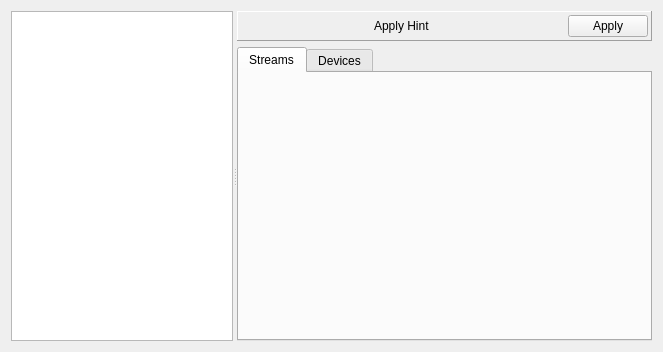
<?xml version="1.0" encoding="UTF-8"?>
<ui version="4.0">
 <class>PortsWindow</class>
 <widget class="QWidget" name="PortsWindow">
  <property name="geometry">
   <rect>
    <x>0</x>
    <y>0</y>
    <width>663</width>
    <height>352</height>
   </rect>
  </property>
  <property name="windowTitle">
   <string>Form</string>
  </property>
  <layout class="QGridLayout">
   <item row="0" column="0">
    <widget class="QSplitter" name="splitter">
     <property name="orientation">
      <enum>Qt::Horizontal</enum>
     </property>
     <property name="childrenCollapsible">
      <bool>false</bool>
     </property>
     <widget class="XTreeView" name="tvPortList">
      <property name="sizePolicy">
       <sizepolicy hsizetype="Expanding" vsizetype="Expanding">
        <horstretch>1</horstretch>
        <verstretch>0</verstretch>
       </sizepolicy>
      </property>
      <property name="contextMenuPolicy">
       <enum>Qt::ActionsContextMenu</enum>
      </property>
      <property name="selectionMode">
       <enum>QAbstractItemView::SingleSelection</enum>
      </property>
     </widget>
     <widget class="QStackedWidget" name="swDetail">
      <property name="sizePolicy">
       <sizepolicy hsizetype="Preferred" vsizetype="Preferred">
        <horstretch>1</horstretch>
        <verstretch>0</verstretch>
       </sizepolicy>
      </property>
      <property name="currentIndex">
       <number>2</number>
      </property>
      <widget class="QWidget" name="blankPage">
       <layout class="QVBoxLayout" name="verticalLayout">
        <item>
         <widget class="QLabel" name="label">
          <property name="text">
           <string>&lt;p style=&quot;font-size:15pt; font-weight:600;&quot;&gt;Welcome to Riff&lt;/p&gt;
&lt;p&gt;Build packets and send them from your network ports in three steps:&lt;/p&gt;
&lt;table cellspacing=&quot;6&quot;&gt;
&lt;tr&gt;&lt;td&gt;&lt;b&gt;1&lt;/b&gt;&lt;/td&gt;&lt;td&gt;&lt;b&gt;Pick a port&lt;/b&gt; &amp;mdash; select the port to send from in the list on the left. Ports marked &lt;img src=&quot;:/icons/bullet_green.png&quot;/&gt; are up. (Double-click a port group to show or hide its ports.)&lt;/td&gt;&lt;/tr&gt;
&lt;tr&gt;&lt;td&gt;&lt;b&gt;2&lt;/b&gt;&lt;/td&gt;&lt;td&gt;&lt;b&gt;Create a stream&lt;/b&gt; &amp;mdash; a stream is a packet (or a series of packets). Right-click the stream list and choose &lt;i&gt;New Stream&lt;/i&gt; to set protocols field by field, or &lt;i&gt;New Stream from Hex&lt;/i&gt; to type the bytes directly.&lt;/td&gt;&lt;/tr&gt;
&lt;tr&gt;&lt;td&gt;&lt;b&gt;3&lt;/b&gt;&lt;/td&gt;&lt;td&gt;&lt;b&gt;Send&lt;/b&gt; &amp;mdash; select the port's column in &lt;i&gt;Port Statistics&lt;/i&gt; below and press the &lt;i&gt;Transmit&lt;/i&gt; start button. Sent and received counters update live.&lt;/td&gt;&lt;/tr&gt;
&lt;/table&gt;
&lt;hr/&gt;
&lt;p&gt;Don't see the port you want? Make sure Npcap is installed, and try running Riff as Administrator.&lt;/p&gt;
&lt;p style=&quot;color:gray;&quot;&gt;Riff is made by &lt;a href=&quot;https://uaj-studio.com&quot;&gt;UAJ-Studio&lt;/a&gt; &amp;mdash; free and open source. If it helps your work, you can &lt;a href=&quot;https://github.com/sponsors/UAJ-Studio&quot;&gt;support it on GitHub Sponsors&lt;/a&gt;.&lt;/p&gt;</string>
          </property>
          <property name="alignment">
           <set>Qt::AlignLeading|Qt::AlignLeft|Qt::AlignTop</set>
          </property>
          <property name="wordWrap">
           <bool>true</bool>
          </property>
          <property name="openExternalLinks">
           <bool>true</bool>
          </property>
         </widget>
        </item>
        <item>
         <spacer name="verticalSpacer">
          <property name="orientation">
           <enum>Qt::Vertical</enum>
          </property>
          <property name="sizeHint" stdset="0">
           <size>
            <width>20</width>
            <height>40</height>
           </size>
          </property>
         </spacer>
        </item>
       </layout>
      </widget>
      <widget class="QWidget" name="portGroupDetail">
       <layout class="QVBoxLayout" name="verticalLayout_2">
        <item>
         <widget class="QLabel" name="label_5">
          <property name="text">
           <string>&lt;p&gt;You have selected a port group in the port list on the left.&lt;/p&gt;
&lt;p&gt;You can transmit packets on any of the ports within the port group.&lt;/p&gt;
&lt;p&gt;Make sure the port group has a &lt;img src=&quot;:/icons/bullet_green.png&quot;/&gt; next to it and then double click the port group to show or hide the ports in the port group.&lt;/p&gt;
&lt;p&gt;To generate packets, you need to create and configure packet streams. A stream is a sequence of one or more packets.&lt;/p&gt;
&lt;p&gt;To create a stream, select the port on which you want to send packets. &lt;/p&gt;
&lt;hr/&gt;
&lt;p&gt;Don't see the port that you want (or any ports at all) inside the port group? &lt;a href=&quot;https://jump.ostinato.org/noports&quot;&gt;Get Help!&lt;/a&gt;&lt;/p&gt;</string>
          </property>
          <property name="alignment">
           <set>Qt::AlignLeading|Qt::AlignLeft|Qt::AlignTop</set>
          </property>
          <property name="wordWrap">
           <bool>true</bool>
          </property>
          <property name="openExternalLinks">
           <bool>true</bool>
          </property>
         </widget>
        </item>
        <item>
         <spacer name="verticalSpacer_2">
          <property name="orientation">
           <enum>Qt::Vertical</enum>
          </property>
          <property name="sizeHint" stdset="0">
           <size>
            <width>20</width>
            <height>177</height>
           </size>
          </property>
         </spacer>
        </item>
       </layout>
      </widget>
      <widget class="QWidget" name="portDetail">
       <layout class="QVBoxLayout">
        <property name="leftMargin">
         <number>0</number>
        </property>
        <property name="topMargin">
         <number>0</number>
        </property>
        <property name="rightMargin">
         <number>0</number>
        </property>
        <property name="bottomMargin">
         <number>0</number>
        </property>
        <item>
         <widget class="QFrame" name="frame">
          <property name="frameShape">
           <enum>QFrame::Panel</enum>
          </property>
          <property name="frameShadow">
           <enum>QFrame::Raised</enum>
          </property>
          <layout class="QHBoxLayout">
           <property name="leftMargin">
            <number>3</number>
           </property>
           <property name="topMargin">
            <number>3</number>
           </property>
           <property name="rightMargin">
            <number>3</number>
           </property>
           <property name="bottomMargin">
            <number>3</number>
           </property>
           <item>
            <spacer>
             <property name="orientation">
              <enum>Qt::Horizontal</enum>
             </property>
             <property name="sizeHint" stdset="0">
              <size>
               <width>40</width>
               <height>20</height>
              </size>
             </property>
            </spacer>
           </item>
           <item>
            <widget class="QLabel" name="applyHint">
             <property name="text">
              <string>Apply Hint</string>
             </property>
            </widget>
           </item>
           <item>
            <spacer name="horizontalSpacer">
             <property name="orientation">
              <enum>Qt::Horizontal</enum>
             </property>
             <property name="sizeHint" stdset="0">
              <size>
               <width>40</width>
               <height>20</height>
              </size>
             </property>
            </spacer>
           </item>
           <item>
            <widget class="QPushButton" name="pbApply">
             <property name="text">
              <string>Apply</string>
             </property>
            </widget>
           </item>
          </layout>
         </widget>
        </item>
        <item>
         <widget class="QTabWidget" name="portConfig">
          <property name="currentIndex">
           <number>0</number>
          </property>
          <widget class="QWidget" name="streamsTab">
           <attribute name="title">
            <string>Streams</string>
           </attribute>
           <layout class="QVBoxLayout">
            <item>
             <widget class="PortWidget" name="portWidget" native="true"/>
            </item>
            <item>
             <widget class="StreamsWidget" name="streamsWidget" native="true"/>
            </item>
           </layout>
          </widget>
          <widget class="QWidget" name="devicesTab">
           <attribute name="title">
            <string>Devices</string>
           </attribute>
           <layout class="QVBoxLayout">
            <item>
             <widget class="DevicesWidget" name="devicesWidget" native="true"/>
            </item>
           </layout>
          </widget>
         </widget>
        </item>
       </layout>
      </widget>
     </widget>
    </widget>
   </item>
  </layout>
  <action name="actionNew_Port_Group">
   <property name="icon">
    <iconset resource="ostinato.qrc">
     <normaloff>:/icons/portgroup_add.png</normaloff>:/icons/portgroup_add.png</iconset>
   </property>
   <property name="text">
    <string>New Port Group</string>
   </property>
  </action>
  <action name="actionDelete_Port_Group">
   <property name="icon">
    <iconset resource="ostinato.qrc">
     <normaloff>:/icons/portgroup_delete.png</normaloff>:/icons/portgroup_delete.png</iconset>
   </property>
   <property name="text">
    <string>Delete Port Group</string>
   </property>
  </action>
  <action name="actionConnect_Port_Group">
   <property name="icon">
    <iconset resource="ostinato.qrc">
     <normaloff>:/icons/portgroup_connect.png</normaloff>:/icons/portgroup_connect.png</iconset>
   </property>
   <property name="text">
    <string>Connect Port Group</string>
   </property>
  </action>
  <action name="actionDisconnect_Port_Group">
   <property name="icon">
    <iconset resource="ostinato.qrc">
     <normaloff>:/icons/portgroup_disconnect.png</normaloff>:/icons/portgroup_disconnect.png</iconset>
   </property>
   <property name="text">
    <string>Disconnect Port Group</string>
   </property>
  </action>
  <action name="actionExclusive_Control">
   <property name="checkable">
    <bool>true</bool>
   </property>
   <property name="text">
    <string>Exclusive Port Control (EXPERIMENTAL)</string>
   </property>
  </action>
  <action name="actionPort_Configuration">
   <property name="text">
    <string>Port Configuration ...</string>
   </property>
  </action>
 </widget>
 <customwidgets>
  <customwidget>
   <class>DevicesWidget</class>
   <extends>QWidget</extends>
   <header>deviceswidget.h</header>
   <container>1</container>
  </customwidget>
  <customwidget>
   <class>XTreeView</class>
   <extends>QTreeView</extends>
   <header>xtreeview.h</header>
  </customwidget>
  <customwidget>
   <class>StreamsWidget</class>
   <extends>QWidget</extends>
   <header>streamswidget.h</header>
   <container>1</container>
  </customwidget>
  <customwidget>
   <class>PortWidget</class>
   <extends>QWidget</extends>
   <header>portwidget.h</header>
   <container>1</container>
  </customwidget>
 </customwidgets>
 <resources>
  <include location="ostinato.qrc"/>
 </resources>
 <connections/>
</ui>
